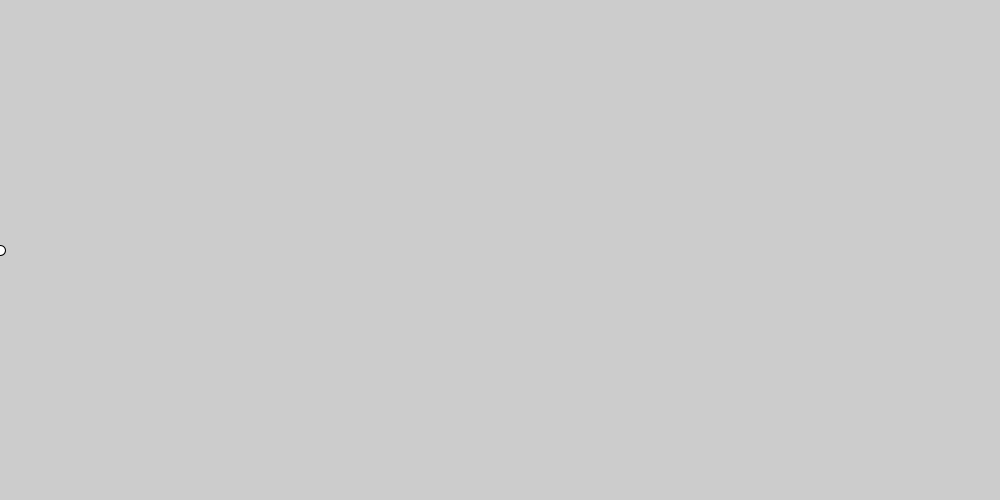
Frame 1 (no input)
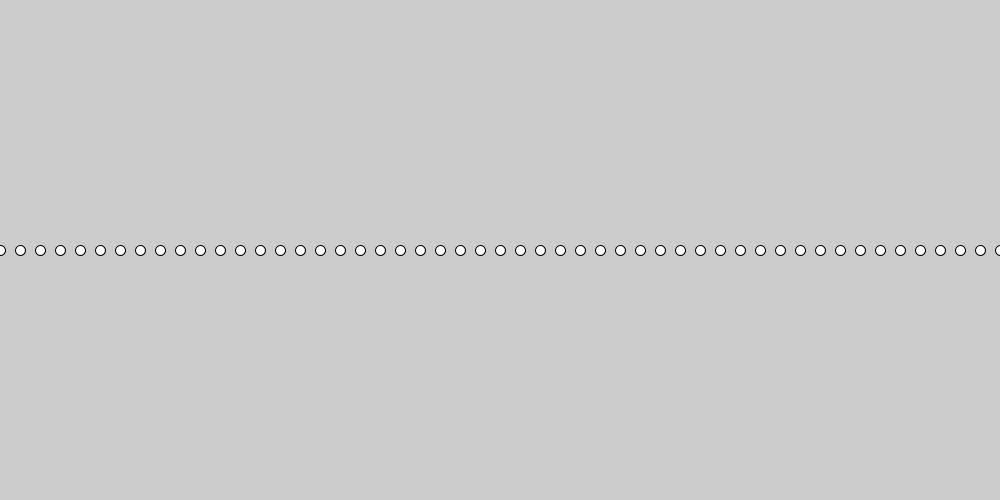
Frame 60 (the mouse pressed at the canvas centre just before this capture)
Frame 120 (the mouse held since frame 60 and released just before this capture): identical to frame 60, image omitted

The Processing sketch that drew these frames (run headless with seeded random() and noise(); from frame 60 on, the mouse is pressed at the canvas centre):

// Processing sketch: sim_02_01_constant_velocity
// ── sim_02_01_constant_velocity.pde
int s, v;

void setup() {
  size(1000, 500);
  s = 0; 
  v = 20;
}

void draw() {
  ellipse(s, height/2, 10, 10);
  s = s + v;
}
